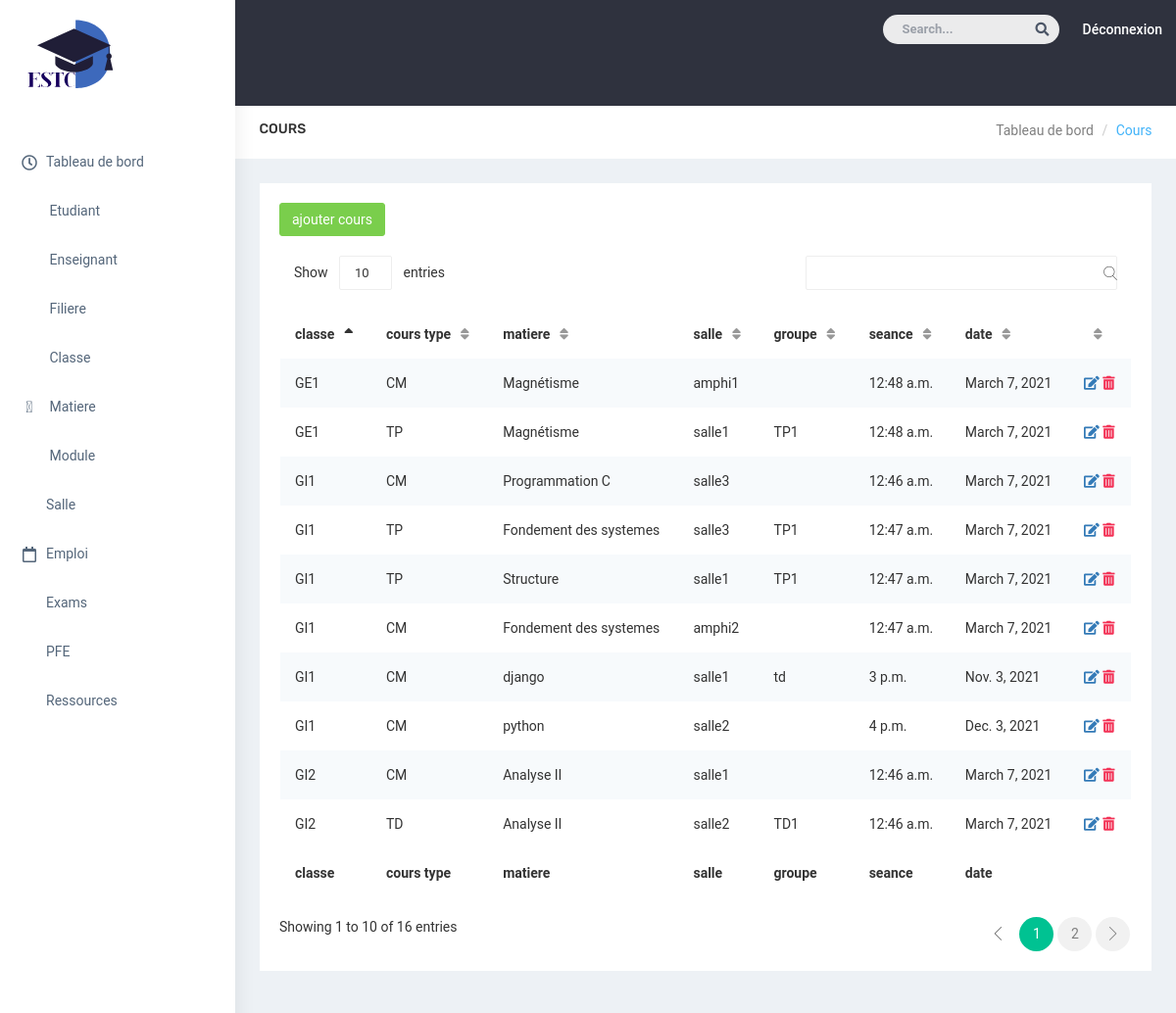
Page /useradmin/cours/ on the committed database.
### gestioncours/models.py (models this page shows, shortened)
class Cours(models.Model):
    cours = models.FileField(upload_to='file',blank='true')
    type = (
        ( 'CM', 'CM'),
        ( 'TD', 'TD'),
        ( 'TP','TP'),
       )
    cours_type = models.CharField(max_length=20, choices=type, default='')
    matiere = models.ForeignKey(Matiere, on_delete=models.CASCADE)
    salle = models.ForeignKey(Salle, on_delete=models.CASCADE)
    classe = models.ForeignKey(Classe, on_delete=models.CASCADE,blank='true')
    groupe=models.CharField(max_length=20,  blank="true")
    filiere = models.ForeignKey(Filiere, on_delete=models.CASCADE,blank='true')
    seance = models.TimeField(max_length=150,null=True)
    date = models.DateField(max_length=150,null=True)

class Classe(models.Model):
  nom_class= models.TextField()
  delegue = models.TextField()
  filiere=models.ForeignKey(Filiere,on_delete=models.CASCADE)
  def __str__(self):
        return self.nom_class

class Matiere(models.Model):
   nom_matiere = models.TextField(default="null")
   description =  models.TextField(default="null")
   module= models.ForeignKey(Module, on_delete=models.CASCADE)
   enseignant=models.ForeignKey(Enseignant, on_delete=models.CASCADE,blank="true")
   classe = models.ForeignKey(Classe, on_delete=models.CASCADE,blank='true', null=True)
   def __str__(self):
        return self.nom_matiere

class Salle(models.Model):
        nom_salle = models.CharField(max_length=40,default='')
        def __str__(self):
            return self.nom_salle

### gestioncours/views.py (the view)
# urls.py: path('useradmin/cours/', views.cours_admin, name="cours_admin"),
def cours_admin(request):
    cours = Cours.objects.all()
    return render(request,'cours_admin.html',{'cours' : cours})

### templates/cours_admin.html (shortened to what this page needs)
{% extends 'admin-template.html'%}
{% block content%}
            <div id="page-wrapper">
                <div class="container-fluid">
                    <div class="row bg-title">
                        <div class="col-lg-3 col-md-4 col-sm-4 col-xs-12">
                            <h4 class="page-title">cours</h4>
                        </div>
                        <div class="col-lg-9 col-sm-8 col-md-8 col-xs-12">
                            <ol class="breadcrumb">
                                <li><a href="#">Tableau de bord</a></li>
                                <li class="active">Cours</li>
                            </ol>
                        </div>
                    </div>
       <div class="row">
         <div class="col-lg-12 col-md-12 col-sm-12 col-xs-12">
                        <div class="data-table-list">
                          <div class="basic-tb-hd">
                          <a href="{% url 'create_cours' %}" class="btn btn-success"> ajouter cours</a>
                          </div>
                            <div class="table-responsive">
                                <table id="data-table-basic" class="table table-striped">
                                    <thead>
                                        <tr>
                                            <th>classe</th>
                                            <th>cours type</th>
                                            <th>matiere</th>
                                            <th>salle</th>
                                            <th>groupe</th>
                                            <th>seance</th>
                                            <th>date</th>
                                            <th></th>
                                        </tr>
                                    </thead>
                                    <tbody>
                                      {%for item in cours %}
                                        <tr>
                                              <td> {{item.classe}}</td>
                                              <td> {{item.cours_type}}</td>
                                              <td> {{item.matiere}}</td>
                                              <td> {{item.salle}}</td>
                                              <td> {{item.groupe}}</td>
                                              <td> {{item.seance}}</td>
                                              <td> {{item.date}}</td>
                                              <td>
                                                <a href="{% url 'update_cours' item.id %}"> <i class="fas fa-edit"></i> </a>
                                                <a class="text-danger" href="{% url 'delete_cours' item.id %}"> <i class="fas fa-trash-alt"></i> </a>
                                              </td>
                                        </tr>
                                      {% endfor %}
                                    </tbody>
                                               <tfoot>
                                                 <tr>
                                                   <th>classe</th>
                                                   <th>cours type</th>
                                                   <th>matiere</th>
                                                   <th>salle</th>
                                                   <th>groupe</th>
                                                   <th>seance</th>
                                                   <th>date</th>
                                                   <th></th>
                                                 </tr>
                                    </tfoot>
                                </table>
                            </div>
                        </div>
                    </div>
       </div>
                    </div>
                </div>
    {% endblock %}

### static/css/colors/default.css (style rules this page uses)
body { background: #fff; }
.bg-title .breadcrumb .active { color: #41b3f9; }

### rows in the picture
Cours: classe "GI2", cours_type "CM", matiere "Analyse II", salle "salle1", seance "12:46 a.m.", date "March 7, 2021"
Cours: classe "GI2", cours_type "TD", matiere "Analyse II", salle "salle2", groupe "TD1", seance "12:46 a.m.", date "March 7, 2021"
Cours: classe "GI1", cours_type "CM", matiere "Programmation C", salle "salle3", seance "12:46 a.m.", date "March 7, 2021"
Cours: classe "GI1", cours_type "TP", matiere "Fondement des systemes", salle "salle3", groupe "TP1", seance "12:47 a.m.", date "March 7, 2021"
Cours: classe "GI1", cours_type "TP", matiere "Structure", salle "salle1", groupe "TP1", seance "12:47 a.m.", date "March 7, 2021"
Cours: classe "GI1", cours_type "CM", matiere "Fondement des systemes", salle "amphi2", seance "12:47 a.m.", date "March 7, 2021"
Cours: classe "GE1", cours_type "CM", matiere "Magnétisme", salle "amphi1", seance "12:48 a.m.", date "March 7, 2021"
Cours: classe "GE1", cours_type "TP", matiere "Magnétisme", salle "salle1", groupe "TP1", seance "12:48 a.m.", date "March 7, 2021"
Cours: classe "GI1", cours_type "CM", matiere "django", salle "salle1", groupe "td", seance "3 p.m.", date "Nov. 3, 2021"
Cours: classe "GI1", cours_type "CM", matiere "python", salle "salle2", seance "4 p.m.", date "Dec. 3, 2021"
